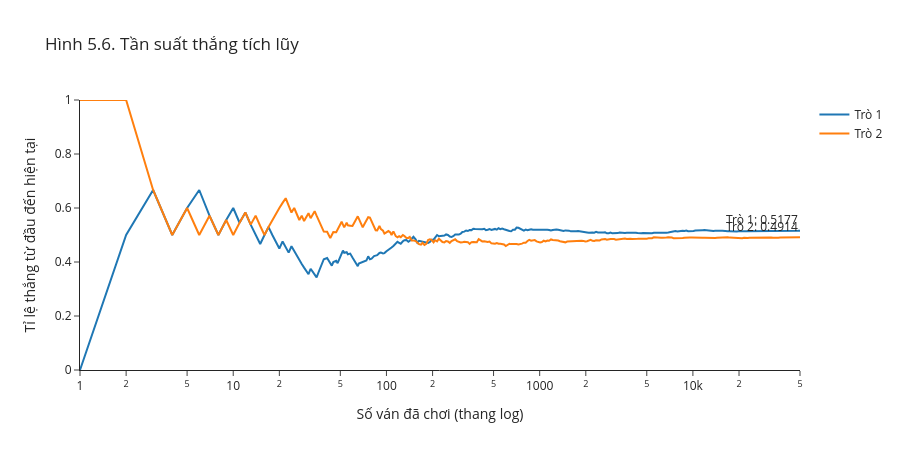

Write notebook code for a chart like this one.
### Markdown cell above
Chênh lệch mô phỏng là dao động do số ván hữu hạn. Hình 5.6 bổ sung cho hoạt động mô phỏng: tại mỗi số ván m, lấy tổng số thắng từ ván 1 đến m chia cho m. `np.cumsum` cộng tích lũy; đường ngang giữ xác suất lý thuyết. Dự đoán phần nào của đường sẽ dao động mạnh nhất.

### Code cell
checkpoints = np.unique(np.geomspace(1, n_games, 400).astype(int))
fig = go.Figure()
for wins, theoretical, name in zip([win1, win2], exact_probs, ["Trò 1", "Trò 2"]):
    running_rate = np.cumsum(wins) / np.arange(1, n_games+1)
    fig.add_trace(go.Scatter(x=checkpoints, y=running_rate[checkpoints-1], mode="lines", name=name))
    fig.add_hline(y=theoretical, line_dash="dash", annotation_text=f"{name}: {theoretical:.4f}")
fig.update_layout(title="Hình 5.6. Tần suất thắng tích lũy",
                  xaxis_title="Số ván đã chơi (thang log)", xaxis_type="log",
                  yaxis_title="Tỉ lệ thắng từ đầu đến hiện tại", yaxis_range=[0, 1], height=450)
fig.show()

### Figure 1 — Plotly figure (JSON) as saved in the notebook; plotly's stock layout.template omitted (floating-point values rounded to 4 significant figures; data arrays with more than 128 entries replaced by an {"elided": "..."} marker saying what was removed)
{"data": [{"mode": "lines", "name": "Trò 1", "type": "scatter", "x": {"elided": "302 int values"}, "y": {"elided": "302 float values"}}, {"mode": "lines", "name": "Trò 2", "type": "scatter", "x": {"elided": "302 int values"}, "y": {"elided": "302 float values"}}], "layout": {"annotations": [{"showarrow": false, "text": "Trò 1: 0.5177", "x": 1, "xanchor": "right", "xref": "x domain", "y": 0.5177, "yanchor": "bottom", "yref": "y"}, {"showarrow": false, "text": "Trò 2: 0.4914", "x": 1, "xanchor": "right", "xref": "x domain", "y": 0.4914, "yanchor": "bottom", "yref": "y"}], "height": 450, "shapes": [{"line": {"dash": "dash"}, "type": "line", "x0": 0, "x1": 1, "xref": "x domain", "y0": 0.5177, "y1": 0.5177, "yref": "y"}, {"line": {"dash": "dash"}, "type": "line", "x0": 0, "x1": 1, "xref": "x domain", "y0": 0.4914, "y1": 0.4914, "yref": "y"}], "title": {"text": "Hình 5.6. Tần suất thắng tích lũy"}, "xaxis": {"title": {"text": "Số ván đã chơi (thang log)"}, "type": "log"}, "yaxis": {"range": [0, 1], "title": {"text": "Tỉ lệ thắng từ đầu đến hiện tại"}}}}
